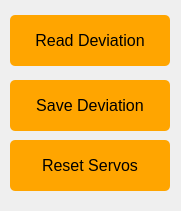
    <widget class="QWidget" name="widget_2" native="true">
     <property name="geometry">
      <rect>
       <x>485</x>
       <y>360</y>
       <width>181</width>
       <height>211</height>
      </rect>
     </property>
     <property name="font">
      <font>
       <family>Arial</family>
       <pointsize>11</pointsize>
      </font>
     </property>
     <property name="styleSheet">
      <string notr="true">#widget_2 {border:1px solid #242424;
border-color: rgb(200, 200, 200);}</string>
     </property>
     <widget class="QPushButton" name="Button_ReadDeviation">
      <property name="geometry">
       <rect>
        <x>10</x>
        <y>15</y>
        <width>160</width>
        <height>51</height>
       </rect>
      </property>
      <property name="font">
       <font>
        <family>Arial</family>
        <pointsize>12</pointsize>
       </font>
      </property>
      <property name="styleSheet">
       <string notr="true">QPushButton{background-color: rgb(255, 165, 0);}
QPushButton:hover{background-color:  rgb(255, 210, 0);}
QPushButton{border-radius:5px;}</string>
      </property>
      <property name="text">
       <string>Read Deviation</string>
      </property>
     </widget>
     <widget class="QPushButton" name="Button_SaveDeviation">
      <property name="geometry">
       <rect>
        <x>10</x>
        <y>80</y>
        <width>160</width>
        <height>51</height>
       </rect>
      </property>
      <property name="font">
       <font>
        <family>Arial</family>
        <pointsize>12</pointsize>
       </font>
      </property>
      <property name="styleSheet">
       <string notr="true">QPushButton{background-color: rgb(255, 165, 0);}
QPushButton:hover{background-color:  rgb(255, 210, 0);}
QPushButton{border-radius:5px;}</string>
      </property>
      <property name="text">
       <string>Save Deviation</string>
      </property>
     </widget>
     <widget class="QPushButton" name="Button_ReSetServos">
      <property name="geometry">
       <rect>
        <x>10</x>
        <y>140</y>
        <width>160</width>
        <height>51</height>
       </rect>
      </property>
      <property name="font">
       <font>
        <family>Arial</family>
        <pointsize>12</pointsize>
       </font>
      </property>
      <property name="styleSheet">
       <string notr="true">QPushButton{background-color: rgb(255, 165, 0);}
QPushButton:hover{background-color:  rgb(255, 210, 0);}
QPushButton{border-radius:5px;}</string>
      </property>
      <property name="text">
       <string>Reset Servos</string>
      </property>
     </widget>
    </widget>
